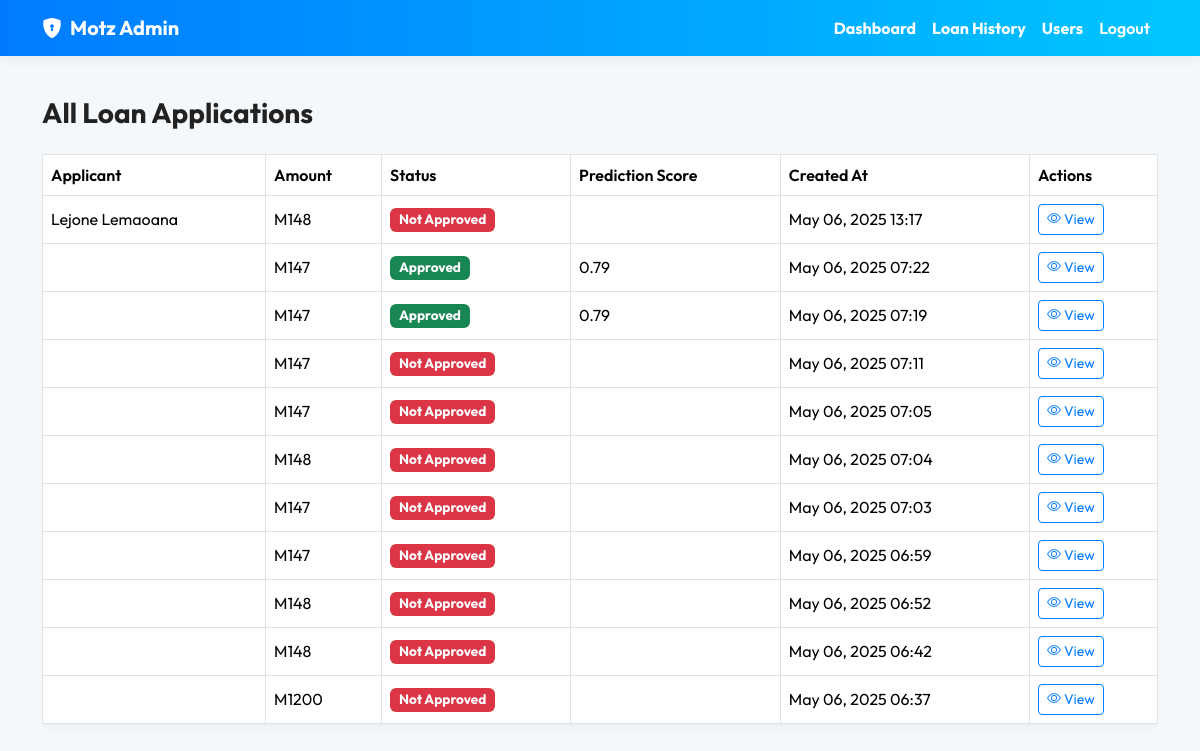
The page /motz/admin/loan-history/ on the database as committed earlier.
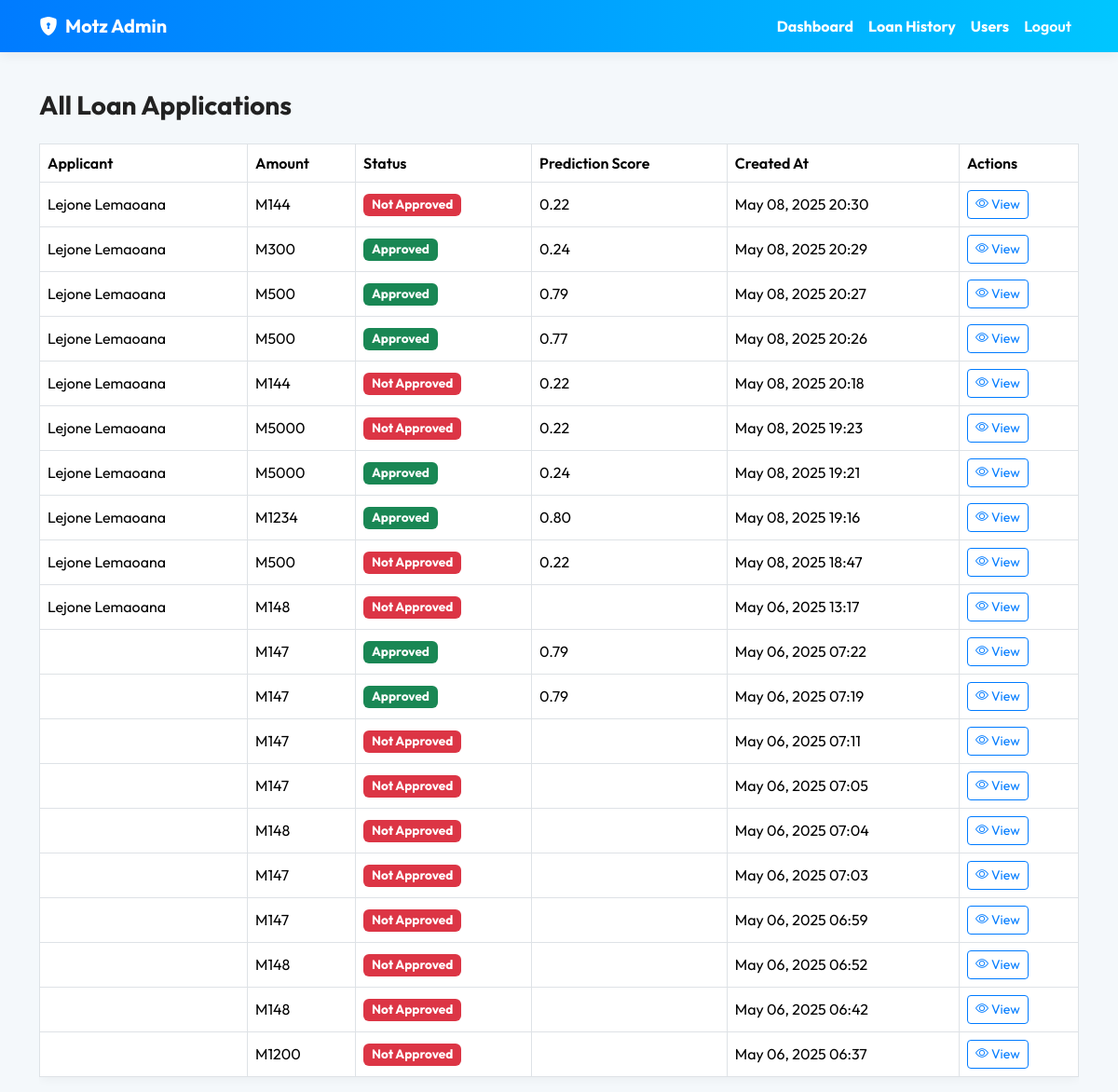
The same page on the database as committed later.
### Service/models.py (models this page shows, shortened)
class LoanApplication(models.Model):
    GENDER_CHOICES = [('Male', 'Male'), ('Female', 'Female')]
    MARRIED_CHOICES = [('Yes', 'Yes'), ('No', 'No')]
    DEPENDENTS_CHOICES = [('0', '0'), ('1', '1'), ('2', '2'), ('3+', '3+')]
    EDUCATION_CHOICES = [('Graduate', 'Graduate'), ('Not Graduate', 'Not Graduate')]
    SELF_EMPLOYED_CHOICES = [('Yes', 'Yes'), ('No', 'No')]
    PROPERTY_AREA_CHOICES = [('Urban', 'Urban'), ('Semiurban', 'Semiurban'), ('Rural', 'Rural')]
    CREDIT_HISTORY_CHOICES = [(1, 'Yes'), (0, 'No')]
    user = models.ForeignKey(User, on_delete=models.CASCADE)
    gender = models.CharField(max_length=10, choices=GENDER_CHOICES)
    married = models.CharField(max_length=10, choices=MARRIED_CHOICES)
    dependents = models.CharField(max_length=2, choices=DEPENDENTS_CHOICES)
    education = models.CharField(max_length=20, choices=EDUCATION_CHOICES)
    self_employed = models.CharField(max_length=10, choices=SELF_EMPLOYED_CHOICES)
    applicant_income = models.PositiveIntegerField()
    coapplicant_income = models.PositiveIntegerField()
    loan_amount = models.PositiveIntegerField()
    loan_amount_term = models.PositiveIntegerField(help_text="In months (e.g. 360)")
    credit_history = models.IntegerField(choices=CREDIT_HISTORY_CHOICES)
    predicted_status = models.CharField(max_length=20, null=True, blank=True)
    prediction_score = models.FloatField(null=True, blank=True)
    property_area = models.CharField(max_length=20, choices=PROPERTY_AREA_CHOICES)
    created_at = models.DateTimeField(auto_now_add=True)
    recommended_amount = models.PositiveIntegerField(null=True, blank=True, help_text="Suggested amount if initial request not approved")

### Service/views.py (the view)
# urls.py: path('motz/admin/loan-history/', views.admin_loan_history, name='admin_loan_history'),
def admin_loan_history(request):
    loan_apps = LoanApplication.objects.all().order_by('-created_at')  # You can paginate if needed
    return render(request, 'service/admin/admin_loan_history.html', {'loan_apps': loan_apps})

### Service/templates/service/admin/admin_loan_history.html (shortened to what this page needs)
<!DOCTYPE html>
<html lang="en">
<head>
  <link href="https://cdn.jsdelivr.net/npm/bootstrap@5.3.2/dist/css/bootstrap.min.css" rel="stylesheet">
  <link rel="stylesheet" href="https://cdn.jsdelivr.net/npm/bootstrap-icons@1.10.5/font/bootstrap-icons.css">
</head>
<body>
  {% include "service/admin/navbar.html" %}
  <div class="container mt-5 pt-5">
    <h3 class="mb-4">All Loan Applications</h3>
    <div class="table-responsive">
      <table class="table table-bordered table-hover shadow-sm bg-white rounded">
        <thead>
          <tr>
            <th>Applicant</th>
            <th>Amount</th>
            <th>Status</th>
            <th>Prediction Score</th>
            <th>Created At</th>
            <th>Actions</th>
          </tr>
        </thead>
        <tbody>
          {% for app in loan_apps %}
          <tr>
            <td>{{ app.user.get_full_name }}</td>
            <td>M{{ app.loan_amount }}</td>
            <td>
              {% if app.predicted_status == 'Approved' %}
                <span class="badge bg-success">Approved</span>
              {% else %}
                <span class="badge bg-danger">Not Approved</span>
              {% endif %}
            </td>
            <td>{{ app.prediction_score|floatformat:2 }}</td>
            <td>{{ app.created_at|date:"M d, Y H:i" }}</td>
            <td>
              <button class="btn btn-sm btn-outline-primary" data-bs-toggle="modal" data-bs-target="#loanDetailModal"
                  data-user="{{ app.user.get_full_name }}"
                  data-amount="{{ app.loan_amount }}"
                  data-status="{{ app.predicted_status }}"
                  data-score="{{ app.prediction_score|floatformat:2 }}"
                  data-gender="{{ app.gender }}"
                  data-education="{{ app.education }}"
                  data-self-employed="{{ app.self_employed }}"
                  data-property="{{ app.property_area }}"
                  data-created="{{ app.created_at|date:'M d, Y H:i' }}">
                <i class="bi bi-eye"></i> View
              </button>
            </td>
          </tr>
          {% empty %}
          <tr>
            <td colspan="6" class="text-center text-muted">No loan applications found.</td>
          </tr>
          {% endfor %}
        </tbody>
      </table>
    </div>
  </div>
</body>
</html>

### Service/templates/service/admin/navbar.html (shortened to what this page needs)
<nav class="navbar navbar-expand-lg navbar-dark fixed-top mb-5" style="background: linear-gradient(to right, #007bff, #00c6ff); z-index: 1040;">
    <div class="container">
      <a class="navbar-brand fw-bold" href="{% url 'admin_dashboard' %}">
        <i class="bi bi-shield-lock-fill me-2"></i>Motz Admin
      </a>
      <div class="collapse navbar-collapse justify-content-end" id="adminNavbar">
        <ul class="navbar-nav">
          <li class="nav-item">
            <a class="nav-link text-white fw-bold" href="{% url 'admin_dashboard' %}">Dashboard</a>
          </li>
          <li class="nav-item">
            <a class="nav-link text-white fw-bold" href="{% url 'admin_loan_history' %}">Loan History</a>
          </li>
          <li class="nav-item">
            <a class="nav-link text-white fw-bold" href="#">Users</a>
          </li>
          <li class="nav-item">
            <a class="nav-link text-white fw-semibold" href="{% url 'logout' %}">Logout</a>
          </li>
        </ul>
      </div>
    </div>
  </nav>

### Service/templates/service/admin/admin_loan_history.html (style rules this page uses)
body { font-family: 'Outfit', sans-serif; background-color: #f4f8fb; color: #333; }
.navbar { background: linear-gradient(to right, #007bff, #00c6ff); box-shadow: 0 4px 12px rgba(0, 0, 0, 0.05); }
.table thead { background-color: #007bff; color: #fff; }
.table th { font-weight: 600; vertical-align: middle; }
.table td { vertical-align: middle; }
.btn-outline-primary { border-color: #007bff; color: #007bff; }
h3 { font-weight: 700; color: #222; }
.badge { font-size: 0.85rem; padding: 0.4em 0.65em; }
.shadow-sm { box-shadow: 0 0.1rem 0.75rem rgba(0, 0, 0, 0.05) !important; }

Rows that differ between the two databases and show on the page:
added LoanApplication: user.get_full_name "Lejone Lemaoana", loan_amount "144", shows "Not Approved", prediction_score "0.22", created_at "May 08, 2025 20:30"
added LoanApplication: user.get_full_name "Lejone Lemaoana", loan_amount "300", predicted_status "Approved", prediction_score "0.24", created_at "May 08, 2025 20:29"
added LoanApplication: user.get_full_name "Lejone Lemaoana", loan_amount "500", predicted_status "Approved", prediction_score "0.79", created_at "May 08, 2025 20:27"
added LoanApplication: user.get_full_name "Lejone Lemaoana", loan_amount "500", predicted_status "Approved", prediction_score "0.77", created_at "May 08, 2025 20:26"
added LoanApplication: user.get_full_name "Lejone Lemaoana", loan_amount "144", shows "Not Approved", prediction_score "0.22", created_at "May 08, 2025 20:18"
added LoanApplication: user.get_full_name "Lejone Lemaoana", loan_amount "5000", predicted_status "Not Approved", prediction_score "0.22", created_at "May 08, 2025 19:23"
added LoanApplication: user.get_full_name "Lejone Lemaoana", loan_amount "5000", predicted_status "Approved", prediction_score "0.24", created_at "May 08, 2025 19:21"
added LoanApplication: user.get_full_name "Lejone Lemaoana", loan_amount "1234", predicted_status "Approved", prediction_score "0.80", created_at "May 08, 2025 19:16"
added LoanApplication: user.get_full_name "Lejone Lemaoana", loan_amount "500", predicted_status "Not Approved", prediction_score "0.22", created_at "May 08, 2025 18:47"
